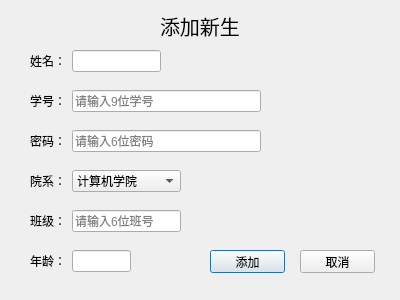
<?xml version="1.0" encoding="UTF-8"?>
<ui version="4.0">
 <class>addstu</class>
 <widget class="QDialog" name="addstu">
  <property name="geometry">
   <rect>
    <x>0</x>
    <y>0</y>
    <width>400</width>
    <height>300</height>
   </rect>
  </property>
  <property name="windowTitle">
   <string>学生选课和成绩管理系统</string>
  </property>
  <widget class="QLabel" name="label">
   <property name="geometry">
    <rect>
     <x>160</x>
     <y>10</y>
     <width>91</width>
     <height>31</height>
    </rect>
   </property>
   <property name="font">
    <font>
     <pointsize>15</pointsize>
    </font>
   </property>
   <property name="text">
    <string>添加新生</string>
   </property>
  </widget>
  <widget class="QWidget" name="layoutWidget">
   <property name="geometry">
    <rect>
     <x>30</x>
     <y>50</y>
     <width>131</width>
     <height>22</height>
    </rect>
   </property>
   <layout class="QHBoxLayout" name="horizontalLayout" stretch="0,0">
    <item>
     <widget class="QLabel" name="label_2">
      <property name="text">
       <string>姓名：</string>
      </property>
     </widget>
    </item>
    <item>
     <widget class="QLineEdit" name="le_stu_name">
      <property name="sizePolicy">
       <sizepolicy hsizetype="Expanding" vsizetype="Fixed">
        <horstretch>0</horstretch>
        <verstretch>0</verstretch>
       </sizepolicy>
      </property>
      <property name="placeholderText">
       <string/>
      </property>
      <property name="clearButtonEnabled">
       <bool>true</bool>
      </property>
     </widget>
    </item>
   </layout>
  </widget>
  <widget class="QWidget" name="layoutWidget">
   <property name="geometry">
    <rect>
     <x>30</x>
     <y>90</y>
     <width>231</width>
     <height>22</height>
    </rect>
   </property>
   <layout class="QHBoxLayout" name="horizontalLayout_2">
    <item>
     <widget class="QLabel" name="label_3">
      <property name="text">
       <string>学号：</string>
      </property>
     </widget>
    </item>
    <item>
     <widget class="QLineEdit" name="le_stu_id">
      <property name="maxLength">
       <number>9</number>
      </property>
      <property name="placeholderText">
       <string>请输入9位学号</string>
      </property>
      <property name="clearButtonEnabled">
       <bool>true</bool>
      </property>
     </widget>
    </item>
   </layout>
  </widget>
  <widget class="QWidget" name="layoutWidget">
   <property name="geometry">
    <rect>
     <x>30</x>
     <y>130</y>
     <width>231</width>
     <height>22</height>
    </rect>
   </property>
   <layout class="QHBoxLayout" name="horizontalLayout_3">
    <item>
     <widget class="QLabel" name="label_4">
      <property name="text">
       <string>密码：</string>
      </property>
     </widget>
    </item>
    <item>
     <widget class="QLineEdit" name="le_stu_password">
      <property name="maxLength">
       <number>6</number>
      </property>
      <property name="placeholderText">
       <string>请输入6位密码</string>
      </property>
      <property name="clearButtonEnabled">
       <bool>true</bool>
      </property>
     </widget>
    </item>
   </layout>
  </widget>
  <widget class="QWidget" name="layoutWidget">
   <property name="geometry">
    <rect>
     <x>30</x>
     <y>170</y>
     <width>151</width>
     <height>22</height>
    </rect>
   </property>
   <layout class="QHBoxLayout" name="horizontalLayout_4">
    <item>
     <widget class="QLabel" name="label_5">
      <property name="text">
       <string>院系：</string>
      </property>
     </widget>
    </item>
    <item>
     <widget class="QComboBox" name="cbb_stu">
      <property name="sizePolicy">
       <sizepolicy hsizetype="Expanding" vsizetype="Fixed">
        <horstretch>0</horstretch>
        <verstretch>0</verstretch>
       </sizepolicy>
      </property>
      <item>
       <property name="text">
        <string>计算机学院</string>
       </property>
      </item>
      <item>
       <property name="text">
        <string>数理学院</string>
       </property>
      </item>
      <item>
       <property name="text">
        <string>外国语学院</string>
       </property>
      </item>
      <item>
       <property name="text">
        <string>经济管理学院</string>
       </property>
      </item>
      <item>
       <property name="text">
        <string>体育学院</string>
       </property>
      </item>
     </widget>
    </item>
   </layout>
  </widget>
  <widget class="QWidget" name="layoutWidget">
   <property name="geometry">
    <rect>
     <x>30</x>
     <y>210</y>
     <width>151</width>
     <height>22</height>
    </rect>
   </property>
   <layout class="QHBoxLayout" name="horizontalLayout_5">
    <item>
     <widget class="QLabel" name="label_6">
      <property name="text">
       <string>班级：</string>
      </property>
     </widget>
    </item>
    <item>
     <widget class="QLineEdit" name="le_stu_class">
      <property name="maxLength">
       <number>6</number>
      </property>
      <property name="placeholderText">
       <string>请输入6位班号</string>
      </property>
      <property name="clearButtonEnabled">
       <bool>true</bool>
      </property>
     </widget>
    </item>
   </layout>
  </widget>
  <widget class="QPushButton" name="btn_sys_addstu">
   <property name="geometry">
    <rect>
     <x>210</x>
     <y>250</y>
     <width>75</width>
     <height>23</height>
    </rect>
   </property>
   <property name="text">
    <string>添加</string>
   </property>
  </widget>
  <widget class="QPushButton" name="btn_sys_addstu_cancel">
   <property name="geometry">
    <rect>
     <x>300</x>
     <y>250</y>
     <width>75</width>
     <height>23</height>
    </rect>
   </property>
   <property name="text">
    <string>取消</string>
   </property>
  </widget>
  <widget class="QWidget" name="layoutWidget">
   <property name="geometry">
    <rect>
     <x>30</x>
     <y>250</y>
     <width>101</width>
     <height>22</height>
    </rect>
   </property>
   <layout class="QHBoxLayout" name="horizontalLayout_6">
    <item>
     <widget class="QLabel" name="label_8">
      <property name="text">
       <string>年龄：</string>
      </property>
     </widget>
    </item>
    <item>
     <widget class="QLineEdit" name="le_stu_age">
      <property name="sizePolicy">
       <sizepolicy hsizetype="Expanding" vsizetype="Fixed">
        <horstretch>0</horstretch>
        <verstretch>0</verstretch>
       </sizepolicy>
      </property>
      <property name="maxLength">
       <number>2</number>
      </property>
      <property name="placeholderText">
       <string/>
      </property>
      <property name="clearButtonEnabled">
       <bool>true</bool>
      </property>
     </widget>
    </item>
   </layout>
  </widget>
 </widget>
 <resources/>
 <connections/>
</ui>
